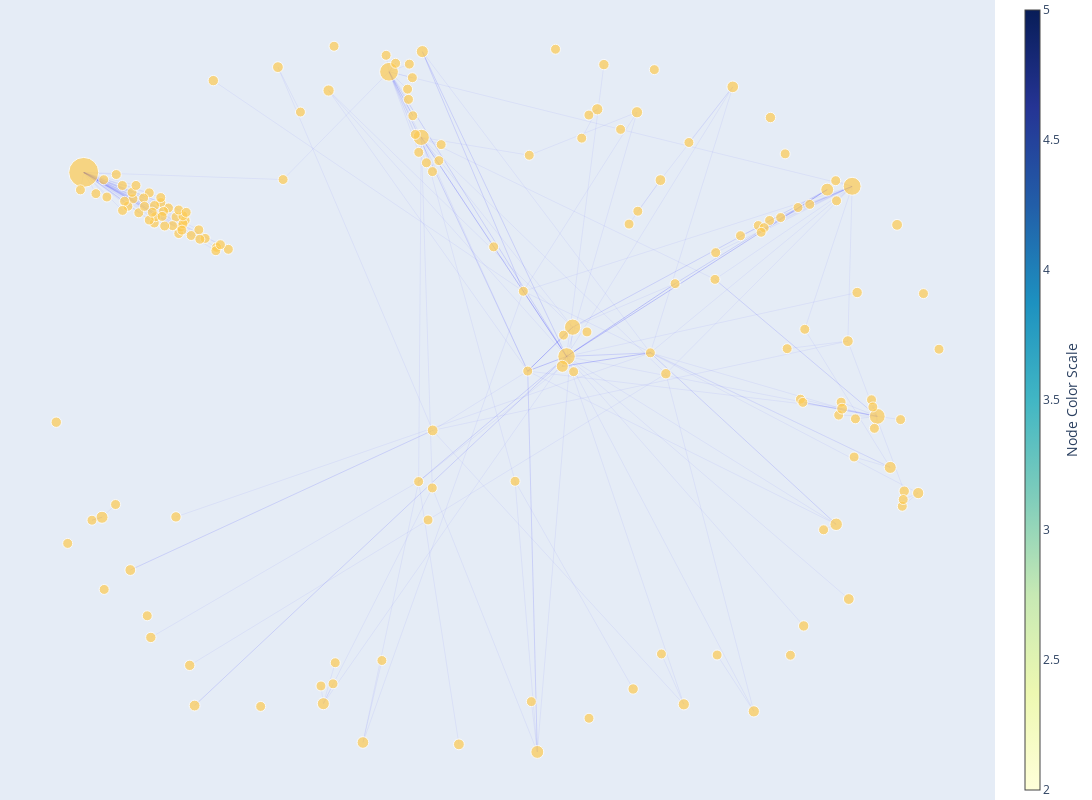

The code cell stored with this chart in its notebook:
### Code cell
# Layout
pos = nx.spring_layout(G)

# Collect edge weights into a list and normalize them
edge_weights = [G.edges[edge]['weight'] for edge in G.edges()]
max_weight = max(edge_weights)
min_weight = min(edge_weights)

# Initialize list to store edge traces
edge_traces = []

# Loop through each edge to create an edge trace
for edge in G.edges():
    x0, y0 = pos[edge[0]]
    x1, y1 = pos[edge[1]]
    
    # Get edge weight and normalize it
    weight = G.edges[edge]['weight']
    normalized_weight = (weight - min_weight) / (max_weight - min_weight)
    
    edge_color = f'rgba(0,0,255,{normalized_weight+0.1})'
    
    edge_trace = go.Scatter(
        x=[x0, x1, None],
        y=[y0, y1, None],
        line=dict(width=0.5, color=edge_color),
        hoverinfo='none',
        mode='lines'
    )
    
    edge_traces.append(edge_trace)

# Nodes
node_x = []
node_y = []
node_text = []

node_reads = [G.nodes[node].get('reads', 0) for node in G.nodes()]
max_reads = max(node_reads)
min_reads = min(node_reads)
node_sizes = [(reads - min_reads)/(max_reads - min_reads) * 20 + 10 for reads in node_reads]


for node in G.nodes():
    x, y = pos[node]
    node_x.append(x)
    node_y.append(y)
    # Sample node attributes (Replace this line with your actual node attributes)
    node_text.append(f'Node {node}<br>OP:{G.nodes[node]["OP_author"]}<br>Reads:{G.nodes[node]["reads"]}')

node_trace = go.Scatter(
    x=node_x,
    y=node_y,
    mode='markers',
    text=node_text,
    textposition="bottom center",
    hoverinfo='text',
    marker=dict(
        showscale=True,
        colorscale='YlGnBu',
        size=node_sizes,  # Node sizes based on 'reads'
        colorbar=dict(
            thickness=15,
            title='Node Color Scale',
            xanchor='left',
            titleside='right'
        )
    )
)

# Create the final figure
fig = go.Figure(data=edge_traces + [node_trace],
                layout=go.Layout(
                    showlegend=False,
                    hovermode='closest',
                    margin=dict(b=0, l=0, r=0, t=0),
                    xaxis=dict(showgrid=False, zeroline=False, showticklabels=False),
                    yaxis=dict(showgrid=False, zeroline=False, showticklabels=False))
                )

fig.update_layout(
    height=800,
    width=1200
)

fig.show()
